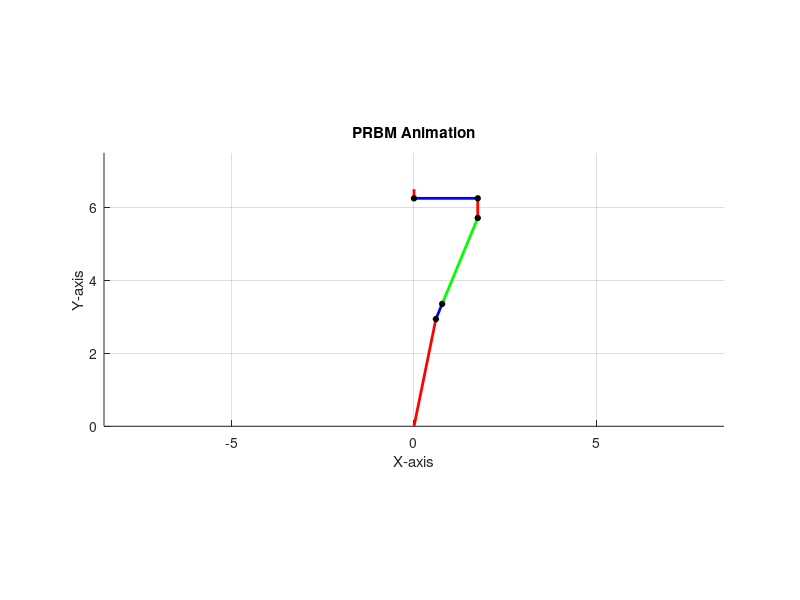

The MATLAB source for this figure: (Note: this script raises an error after producing the figure.)
clear; close all; 
% Parameters
theta_max = pi/2; % Maximum angle
num_frames = 100; % Number of animation frames
theta_vals = linspace(0, pi/2, num_frames);

% GIF parameters
gif_filename = 'prbm_animation.gif'; % Output GIF file name
delay_time = 0.2; % Delay between frames (in seconds)

%% Parameters to set
r_well = 7.5; % mm
l = 3; %mm
theta = 3*pi/8;
t = 0.1; % mm, thickness of beam
t0 = 1; % mm, thickness of constant part of beam
r_inner = 3; % mm, radius of inner circle
l_tip = 0.25; 
x0 = t + 0.5; 
y0 = sqrt(r_inner^2 - x0^2);
l_r = r_well-t0 -l*sin(theta) -l_tip-y0; % rigid length
l_top = x0+l*cos(theta); 


%% PRBM/geometric parameters
gamma = 0.7; 
lc=(1-gamma)*l/2;

% Initialize figure
figure;
hold on;
axis equal;
grid on;
xlim([-r_well-t0, r_well+t0]);
ylim([0, r_well]);
xlabel('X-axis');
ylabel('Y-axis');
title('PRBM Animation');

% Initialize plot handles
link1_plot = plot([0, 0], [0, 0], 'r-', 'LineWidth', 2); % Link 1
link2_plot = plot([0, 0], [0, 0], 'b-', 'LineWidth', 2); % Link 2
link3_plot = plot([0, 0], [0, 0], 'g-', 'LineWidth', 2); % Link 3
link4_plot = plot([0, 0], [0, 0], 'r-', 'LineWidth', 2); % Link 4
link5_plot = plot([0, 0], [0, 0], 'b-', 'LineWidth', 2); % Link 5
link6_plot = plot([0, 0], [0, 0], 'r-', 'LineWidth', 2); % Link 5

joint_plot = plot(0, 0, 'ko', 'MarkerSize', 4, 'MarkerFaceColor', 'k'); % Joints
r6_vals = zeros(2, num_frames); 

% Animation loop
for frame = 1:num_frames
    theta_p = theta_vals(frame);

    ihat = [1 0]; jhat = [0 1];

    % Forward kinematics (example for 2-link planar robot)
    % Replace with your own joint/link equations
    r1 = x0*ihat + y0*jhat; 
    r2 = r1 + lc*(cos(theta)*ihat + sin(theta)*jhat);
    r3 = r2 + (gamma*l+lc)*(cos(theta-theta_p)*ihat +sin(theta-theta_p)*jhat);
    r4 = r3 +(l_r)*(cos(-theta_p+pi/2)*ihat + sin(-theta_p+pi/2)*jhat);
    r5 = r4 + l_top*(cos(-theta_p+pi)*ihat + sin(-theta_p+pi)*jhat);
    r6 = r5 + l_tip*(cos(-theta_p+pi/2)*ihat + sin(-theta_p+pi/2)*jhat);

    r6_vals(:, frame) = r6; 

    % Update link and joint positions
    set(link1_plot, 'XData', [0, r1(1)], 'YData', [0, r1(2)]);
    set(link2_plot, 'XData', [r1(1), r2(1)], 'YData', [r1(2), r2(2)]);
    set(link3_plot, 'XData', [r2(1), r3(1)], 'YData', [r2(2), r3(2)]);
    set(link4_plot, 'XData', [r3(1), r4(1)], 'YData', [r3(2), r4(2)]);
    set(link5_plot, 'XData', [r4(1), r5(1)], 'YData', [r4(2), r5(2)]);
    set(link6_plot, 'XData', [r5(1), r6(1)], 'YData', [r5(2), r6(2)]);

    set(joint_plot, 'XData', [r1(1), r2(1), r3(1), r4(1), r5(1)],...
                    'YData', [r1(2), r2(2), r3(2), r4(2), r5(2)]);
   
    % Capture the frame
    frame_image = getframe(gcf);
    im = frame2im(frame_image); % Convert to image
    
    % Write to GIF
    [imind, cm] = rgb2ind(im, 256); % Convert to indexed image
    if frame == 1
        % Create the GIF file on the first frame
        imwrite(imind, cm, gif_filename, 'gif', 'LoopCount', Inf, 'DelayTime', delay_time);
    else
        % Append to the GIF file
        imwrite(imind, cm, gif_filename, 'gif', 'WriteMode', 'append', 'DelayTime', delay_time);
    end
    
    % Pause for real-time animation (optional)
    pause(delay_time);
end

disp(['Animation saved as ', gif_filename]);
